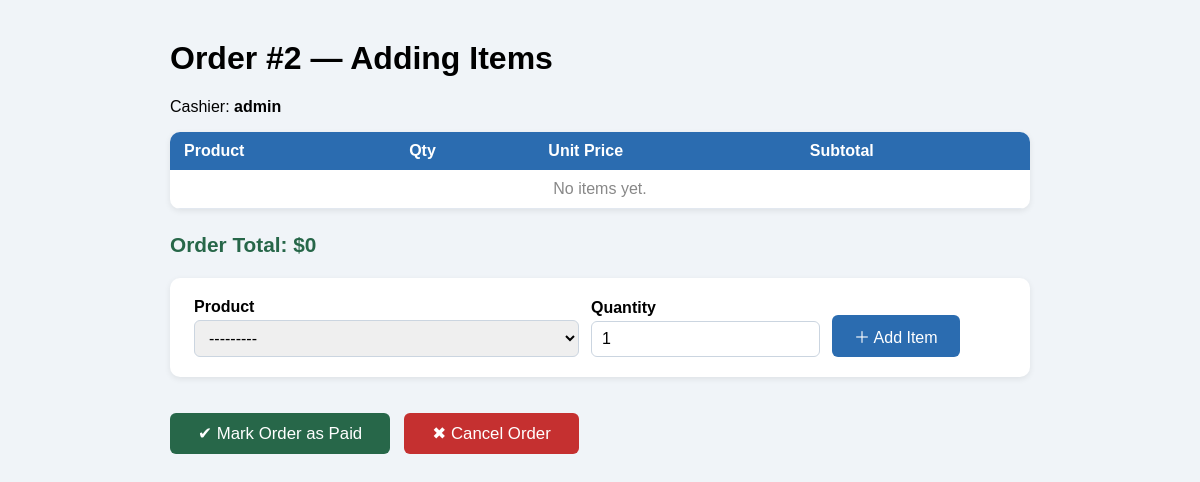
The page /sales/orders/2/items/ (signed in) on the database its author committed.
### sales/models.py (models this page shows, shortened)
class Order(models.Model):
    STATUS_CHOICES = [
        ('open',       'បានបើក'),
        ('paid',       'បានបង់'),
        ('refunded',   'បានសង'),
        ('cancelled',  'បានលុបចោល'),
    ]
    cashier    = models.ForeignKey(User,on_delete=models.SET_NULL,null=True,related_name='orders',
                 )           # ឈ្មោះ ឬ ID បុគ្គលិក
    status     = models.CharField(max_length=20, choices=STATUS_CHOICES, default='open')
    created_at = models.DateTimeField(auto_now_add=True)    # កំណត់ពេលបង្កើតការបញ្ជាទិញ
    notes      = models.TextField(blank=True)
    @property
    def total(self):
        return sum(item.subtotal for item in self.items.all())
    class Meta:
        ordering = ['-created_at']

### sales/views.py (the view)
# urls.py: path('orders/<int:pk>/items/', views.add_item,       name='add_item'),
@login_required
def add_item(request, pk):
    order = get_object_or_404(Order, pk=pk)
    status_error = None
    if request.method == 'POST':
        if 'mark_paid' in request.POST and order.status == 'open':
            order.status = 'paid'
            order.save()
            return redirect('order_list')
        if 'cancel_order' in request.POST and order.status == 'open':
            for item in order.items.select_related('product'):
                product = item.product
                product.stock += item.quantity
                product.save()
            order.status = 'cancelled'
            order.save()
            return redirect('order_list')
        if order.status != 'open':
            status_error = 'This order is not open. You cannot add items to it.'
            item_form = OrderItemForm()
        else:
            item_form = OrderItemForm(request.POST)
            if item_form.is_valid():
                item = item_form.save(commit=False)
                item.order      = order
                item.unit_price = item.product.price   # snapshot the current price
                item.save()
                product = item.product
                product.stock -= item.quantity
                product.save()
                return redirect('add_item', pk=order.pk)
    else:
        item_form = OrderItemForm()
    return render(request, 'sales/add_item.html', {
        'order':       order,
        'item_form':   item_form,
        'items':       order.items.select_related('product'),
        'status_error': status_error,
        'can_modify':  order.status == 'open',
    })

### sales/forms.py (shortened to what this page needs)
class OrderItemForm(forms.ModelForm):
    class Meta:
        model  = OrderItem
        fields = ['product', 'quantity']

### sales/models.py (called while the page is built)
    def __str__(self):
        return f"{self.name}  —  ${self.price}  (ស្តុក: {self.stock})"

### sales/templates/sales/add_item.html (shortened to what this page needs)
<!doctype html>
<html lang="en">
  <head>
  </head>
  <body>
    <h1>Order #{{ order.pk }} — Adding Items</h1>
    <p>Cashier: <strong>{{ order.cashier }}</strong></p>
    <table>
      <thead>
        <tr>
          <th>Product</th>
          <th>Qty</th>
          <th>Unit Price</th>
          <th>Subtotal</th>
        </tr>
      </thead>
      <tbody>
        {% for item in items %}
        <tr>
          <td>{{ item.product.name }}</td>
          <td>{{ item.quantity }}</td>
          <td>${{ item.unit_price }}</td>
          <td>${{ item.subtotal }}</td>
        </tr>
        {% empty %}
        <tr>
          <td colspan="4" style="color: #888; text-align: center">
            No items yet.
          </td>
        </tr>
        {% endfor %}
      </tbody>
    </table>
    <p class="total">Order Total: ${{ order.total }}</p>
     {% if can_modify %}
    <form class="add" method="post">
       {% for field in item_form %}
      <div>
        <label>{{ field.label }}</label>
        {{ field }}
      </div>
      {% endfor %}
      <button class="btn-add" type="submit">＋ Add Item</button>
    </form>
    <div
      style="
        display: flex;
        gap: 14px;
        flex-wrap: wrap;
        align-items: center;
        margin-top: 20px;
      "
    >
      <form method="post">
        <button class="btn-paid" name="mark_paid" type="submit">
          ✔ Mark Order as Paid
        </button>
      </form>
      <form method="post">
        <button class="btn-cancel" name="cancel_order" type="submit">
          ✖ Cancel Order
        </button>
      </form>
    </div>
    {% endif %}
  </body>
</html>

### sales/templates/sales/add_item.html (style rules this page uses)
body { font-family: Arial, sans-serif; max-width: 860px; margin: 40px auto; background: #f0f4f8; padding: 0 20px; }
table { width: 100%; border-collapse: collapse; background: white; border-radius: 10px; overflow: hidden; box-shadow: 0 2px 6px rgba(0, 0, 0, 0.08); margin-bottom: 24px; }
th { background: #2b6cb0; color: white; padding: 10px 14px; text-align: left; }
td { padding: 10px 14px; border-bottom: 1px solid #e2e8f0; }
.total { font-size: 1.3em; font-weight: bold; color: #276749; }
form.add { background: white; padding: 20px 24px; border-radius: 10px; box-shadow: 0 2px 6px rgba(0, 0, 0, 0.08); display: flex; gap: 12px; align-items: flex-end; }
form.add label { font-weight: bold; display: block; margin-bottom: 4px; }
form.add select, form.add input { padding: 8px 10px; border: 1px solid #cbd5e0; border-radius: 6px; font-size: 1em; }
.btn-add { background: #2b6cb0; color: white; border: none; border-radius: 6px; padding: 9px 22px; font-size: 1em; cursor: pointer; }
.btn-paid, .btn-cancel { background: #276749; color: white; border: none; border-radius: 6px; padding: 10px 28px; font-size: 1.05em; cursor: pointer; margin-top: 16px; }
.btn-cancel { background: #c53030; }

### rows shown on the page
Order: pk "2", cashier "admin", total "0"

### other values the page prints
{{ field.label }} "Product" "Quantity"
